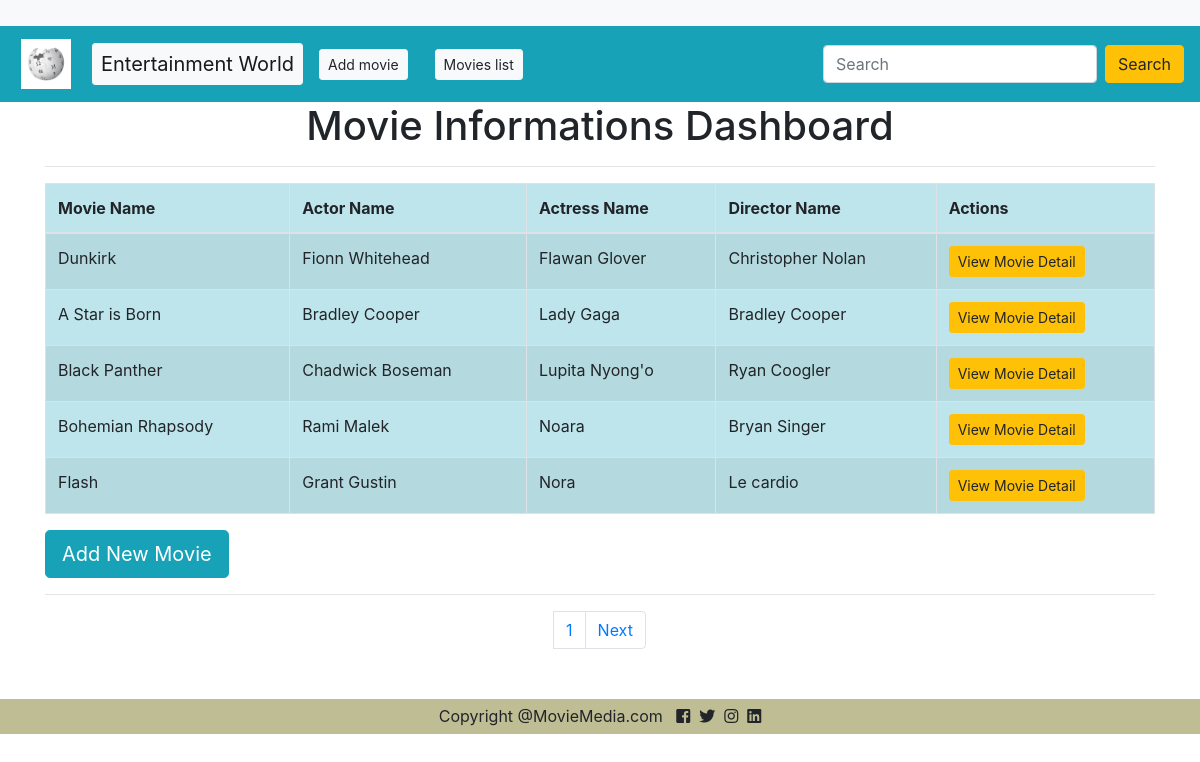
Page /list/ on the committed database.
### movieapp/models.py (models this page shows, shortened)
class Movie(models.Model):
    moviename=models.CharField(max_length=64)
    image=models.ImageField(upload_to='images',blank=True,null=True)
    content=models.TextField(null=True)
    releasedate=models.DateField()
    actor=models.CharField(max_length=30)
    actress=models.CharField(max_length=30)
    rating=models.IntegerField()
    director=models.CharField(max_length=30,null=True)
    producer=models.CharField(max_length=30,null=True)
    STATUS_CHOICES=(('draft','Draft'),('published','Published'))
    publish=models.DateTimeField(default=timezone.now)
    created=models.DateTimeField(auto_now_add=True,null=True, blank=True)
    updated=models.DateTimeField(auto_now=True)
    status=models.CharField(max_length=10,choices=STATUS_CHOICES,default='draft')
    class Meta:
        ordering=('-publish',)

### movieapp/views.py (the view)
# urls.py: path('list/',views.list_view),
def list_view(request):
    list_movie=Movie.objects.all().order_by('-id')
    query=request.GET.get("q")
    if query:
        list_movie=list_movie.filter(Q(moviename__icontains=query) | Q(actor__icontains=query)  | Q(actress__icontains=query)| Q(director__icontains=query)).distinct()
    paginator=Paginator(list_movie,5)
    page_number=request.GET.get('page')
    try:
        list_movie=paginator.page(page_number)
    except PageNotAnInteger:
        list_movie=paginator.page(1)
    except EmptyPage:
        list_movie=paginator.page(paginator.num_pages)
    return render(request,'testapp/list.html',{'list_movie':list_movie})

### templates/testapp/list.html (shortened to what this page needs)
<!DOCTYPE html>
{% extends 'testapp/base.html' %}
{% block body_block %}
<h1 align="center">Movie Informations Dashboard</h1><hr>
<table  class="table table-striped table-info table-bordered">
  <thead>
    <th scope="col">Movie Name</th>
    <th scope="col">Actor Name</th>
    <th scope="col">Actress Name</th>
     <th scope="col">Director Name</th>
    <th scope="col">Actions</th>
  </thead>
  {% for movie in list_movie %}
  <tr>
    <td scope="col">{{movie.moviename}}</td>
    <td scope="col">{{movie.actor}}</td>
    <td scope="col">{{movie.actress}}</td>
    <td scope="col">{{movie.director}}</td>
    <td scope="col"><a href="/view/{{movie.id}}" class="btn btn-warning btn-sm">View Movie Detail</a> </td>
  </tr>
  {% endfor %}
</table>
<a href="/create" class="btn btn-info btn-lg">Add New Movie</a>
<hr>
{%include 'testapp/pagination.html' with page=list_movie %}
  {% endblock %}

### templates/testapp/base.html (shortened to what this page needs)
<!DOCTYPE html>
{% load staticfiles %}
<html lang="en" dir="ltr">
  <head>
    <link rel="stylesheet" href="https://stackpath.bootstrapcdn.com/bootstrap/4.1.3/css/bootstrap.min.css"
>
    <link rel="stylesheet" href="{% static "css/style.css" %}" >
     <link rel="stylesheet" href="https://use.fontawesome.com/releases/v5.5.0/css/all.css">
  </head>
  <body>
    <nav class="navbar navbar-expand-lg  bg-light " style="background-color:#BFBD93;">
      <a class="navbar-brand" href="#"></a>
    </nav>
    <nav class="navbar navbar-expand-lg navbar-light bg-info style="background-color: #e3f2fd;"">
      <a class="navbar-brand " href="/">  <img src="{% static "images/images.jpg" %}" width="50" height="50" alt=""></a>
    <a class="navbar-brand btn btn-light btn-sm " href="/">Entertainment World</a>
    <a class="btn btn-light btn-sm" href="/create" role="button">Add movie</a>
    <a class="btn btn-light btn-sm" href="/list" role="button">Movies list</a>
    <div class="collapse navbar-collapse justify-content-end" id="navbarSupportedContent">
      <form class="form-inline my-2 my-lg-0 " method="GET" action="">
            <input class="form-control mr-sm-2" type="text" placeholder="Search" aria-label="Search" name="q" value="{{request.GET.q}}">
            <button class="btn btn-warning my-2 my-sm-0" type="submit" value="Search">Search</button>
          </form>
    </div>
    </nav>
<div class="container">
{% block body_block%}
  {% endblock %}
</div>
<div id="footer">
  <p><span class="text-align=center ">Copyright @MovieMedia.com</span> &nbsp  <i class="fab fa-facebook-square"> </i>&nbsp
    <i class="fab fa-twitter"></i>&nbsp <i class="fab fa-instagram "></i>&nbsp <i class="fab fa-linkedin"></i></p>
</div>
  </body>
</html>

### templates/testapp/pagination.html (shortened to what this page needs)
<!DOCTYPE html>
<html lang="en" dir="ltr">
  <head>
    <link rel="stylesheet" href="https://stackpath.bootstrapcdn.com/bootstrap/4.1.3/css/bootstrap.min.css">
  </head>
  <body>
    <nav aria-label="Page navigation example">
  <ul class="pagination justify-content-center">
    <li class="page-item"><a class="page-link" href="{{page.number}} of {{page.paginator.num_pages}}">{{page.number}}</a></li>
    <li class="page-item">
        {% if page.has_next%}
      <a class="page-link" href="?page={{page.next_page_number}}">Next</a>
      {% endif %}
    </li>
  </ul>
</nav>
  </body>
</html>

### static/css/style.css (style rules this page uses)
html,body { margin:0;padding:0 }
body { font: 90% arial,sans-serif;text-align:center }
p { margin:0 20px 20px }
a { padding:5px; text-decoration:none; color:#000000; }
div#footer { background:#BFBD93; text-align: center; }
div#footer p { margin:0;padding:5px 10px;margin-top:50px; }
div#footer { clear:left;width:100%;height:35px; }

### rows in the picture
Movie: moviename "Dunkirk", actor "Fionn Whitehead", actress "Flawan Glover", director "Christopher Nolan"
Movie: moviename "A Star is Born", actor "Bradley Cooper", actress "Lady Gaga", director "Bradley Cooper"
Movie: moviename "Black Panther", actor "Chadwick Boseman", actress "Lupita Nyong'o", director "Ryan Coogler"
Movie: moviename "Bohemian Rhapsody", actor "Rami Malek", actress "Noara", director "Bryan Singer"
Movie: moviename "Flash", actor "Grant Gustin", actress "Nora", director "Le cardio"

### other values in the picture
{{ page.number }} "1"
